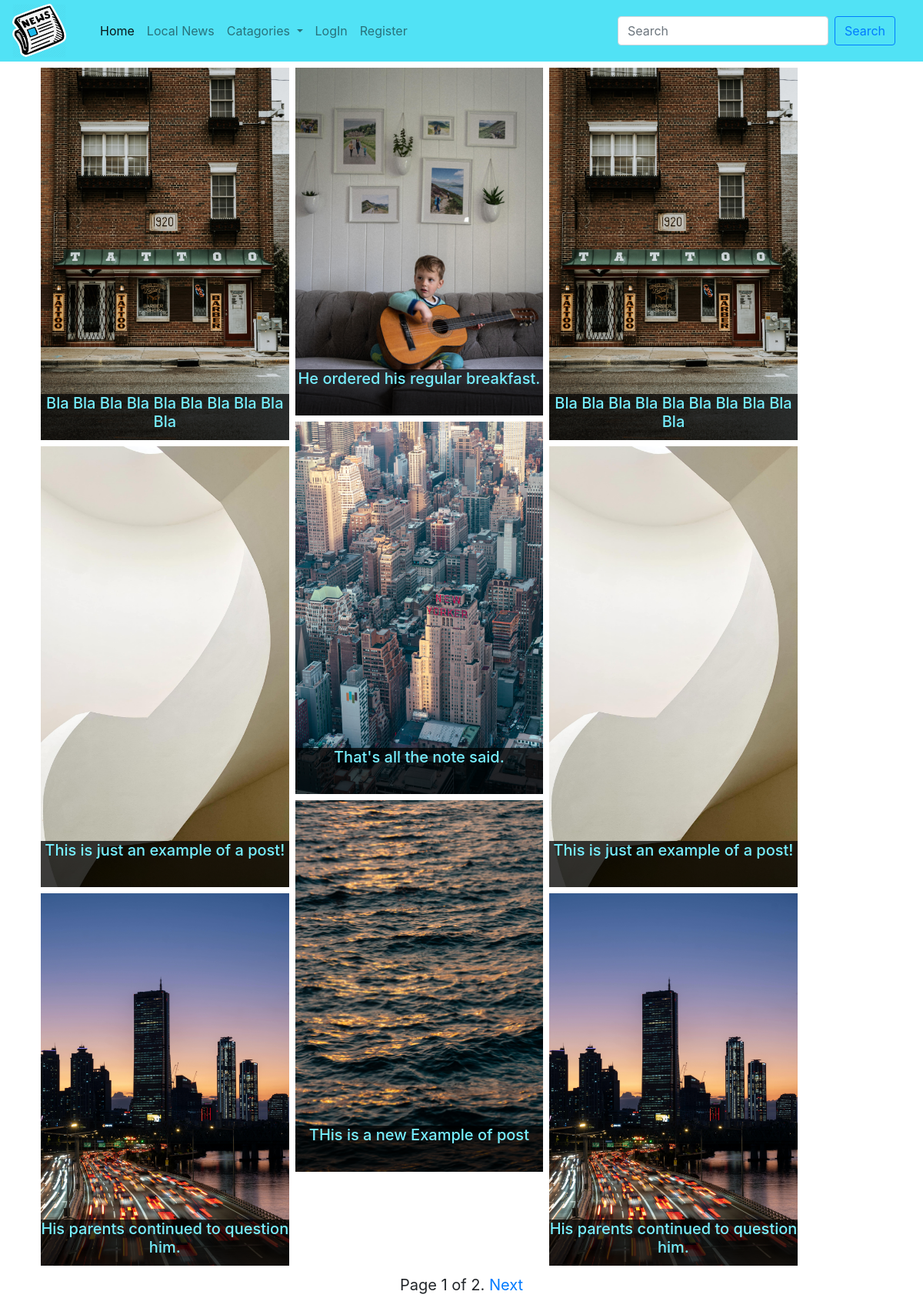
The page / on the database its author committed.
### main/models.py (models this page shows, shortened)
class Post(models.Model):
    title = models.CharField(max_length=100, null=True)
    decription = models.CharField(max_length=100, null=True)
    body = models.TextField(null=True)
    img = models.ImageField(upload_to="images", null=True)
    author = models.ForeignKey(Author, on_delete=models.SET_NULL, null=True)
    status = models.CharField(max_length=20, choices=STATUS, default="dr", null=True)
    date = models.DateTimeField(auto_now=True, null=True)
    slug = models.SlugField(max_length=250, null=True, unique_for_date="date")
    class Meta:
        ordering = ["-date"]
    def get_absolute_url(self):
        return reverse(
            "post-detail",
            args=[self.date.year, self.date.month, self.date.day, self.slug],
        )

### main/views.py (the view)
# urls.py: path("", HomePage.as_view(), name="home-url"),
class HomePage(View):
    template_name = "home.html"
    def get(self, request):
        latest_posts = Post.objects.all()
        paginator = Paginator(latest_posts, 6)
        page_number = request.GET.get("page", 1)
        try:
            posts = paginator.page(page_number)
        except:
            posts = paginator.page(paginator.num_pages)
        return render(
            request,
            self.template_name,
            {"latest_posts": posts, "p1": posts[0:3], "p2": posts[3:6]},
        )

### templates/home.html (shortened to what this page needs)
{% extends 'base.html' %}
{% block content%}
<div class="container">
  <div class="row1">
    <div class="column">
      {% for post in p1 %}
          <a href="{{ post.get_absolute_url }}">
              <img src="{{post.img.url}}" alt="">
              <div class="text">
                  <h5>{{ post.title }}</h5>
              </div>
          </a>
      {% endfor %}
    </div>
    <div class="column">
      {% for post in p2 %}
          <a href="{{ post.get_absolute_url }}">
              <img src="{{post.img.url}}" alt="">
              <div class="text">
                  <h5>{{ post.title }}</h5>
              </div>
          </a>
      {% endfor %}
  </div>
  <div class="column">
    {% for post in p1 %}
        <a href="{{ post.get_absolute_url }}">
            <img src="{{post.img.url}}" alt="">
            <div class="text">
                <h5>{{ post.title }}</h5>
            </div>
        </a>
    {% endfor %}
</div>
{% include 'pagination.html' with page=latest_posts %}
{% endblock content %}

### templates/base.html (shortened to what this page needs)
{% load static %}
<!DOCTYPE html>
<html lang="en">
<head>
</head>
<header class="sticky-top">
    <nav class="navbar navbar-expand-lg navbar-light navs">
        <a class="navbar-brand" href="#"><img src="{% static 'images/news.png' %}" alt="Icon" width="70" height="70"></a>
        <div class="collapse navbar-collapse" id="navbarSupportedContent">
          <ul class="navbar-nav mr-auto">
            <li class="nav-item active">
              <a class="nav-link" href="{% url 'home-url' %}">Home <span class="sr-only">(current)</span></a>
            </li>
            <li class="nav-item">
              <a class="nav-link" href="#">Local News</a>
            </li>
            <li class="nav-item dropdown">
              <a class="nav-link dropdown-toggle" href="#" id="navbarDropdown" role="button" data-toggle="dropdown" aria-haspopup="true" aria-expanded="false">
                Catagories
              </a>
            </li>
            {% if not request.user.is_authenticated %}
            <li class="nav-item">
                <a class="nav-link" href="{% url 'login' %}">LogIn</a>
            </li>
            <li class="nav-item">
              <a class="nav-link" href="{% url 'register' %}">Register</a>
          </li>
            {%endif%}
          </ul>
          <form class="form-inline my-2 my-lg-0">
            <input class="form-control mr-sm-2" type="search" placeholder="Search" aria-label="Search">
            <button class="btn btn-outline-primary my-2 my-sm-0" type="submit">Search</button>
          </form>
        </div>
      </nav>
</header>
<body>
    {% block content%}
    {% endblock content%}
</body>
    <link rel="stylesheet" href="https://cdn.jsdelivr.net/npm/bootstrap@4.1.3/dist/css/bootstrap.min.css">
</html>

### templates/pagination.html (shortened to what this page needs)
<div class="pagination">
    <span class="step-link">
     <span class="current">
        Page {{ page.number }} of {{ page.paginator.num_pages }}.
     </span>
        {% if page.has_next %}
            <a href="?page={{ page.next_page_number }}">Next</a>
        {% endif %}
    </span>
</div>

### templates/pagination.html (style rules this page uses)
.pagination { display: block; margin: auto; font-size: 20px; margin-top: 10px; margin-bottom: 15px; }

### templates/home.html (style rules this page uses)
.row1 { display: flex; flex-wrap: wrap; padding: 0 4px; }
.column { flex: 30%; max-width: 30%; padding: 0 4px; }
.column img { margin-top: 8px; vertical-align: middle; width: 100%; }
.text { height: 0; }
div h5 { max-width: 400px; height: 60px; position: relative; top: -60px; background-color: rgba(0,0,0, 0.74); text-align: center; overflow: hidden; color: #77efff; }

### templates/base.html (style rules this page uses)
.navs { background-color: #51e2f5; max-height: 80px; }
#navbarSupportedContent { background-color: #51e2f5; padding: 20px; }
a, a:hover { text-decoration: none; }

### rows shown on the page
Post: img (picture), title "Bla Bla Bla Bla Bla Bla Bla Bla Bla Bla"
Post: img (picture), title "This is just an example of a post!"
Post: img (picture), title "His parents continued to question him."
Post: img (picture), title "He ordered his regular breakfast."
Post: img (picture), title "That's all the note said."
Post: img (picture), title "THis is a new Example of post"

### other values the page prints
{{ page.number }} "1"
{{ page.paginator.num_pages }} "2"
